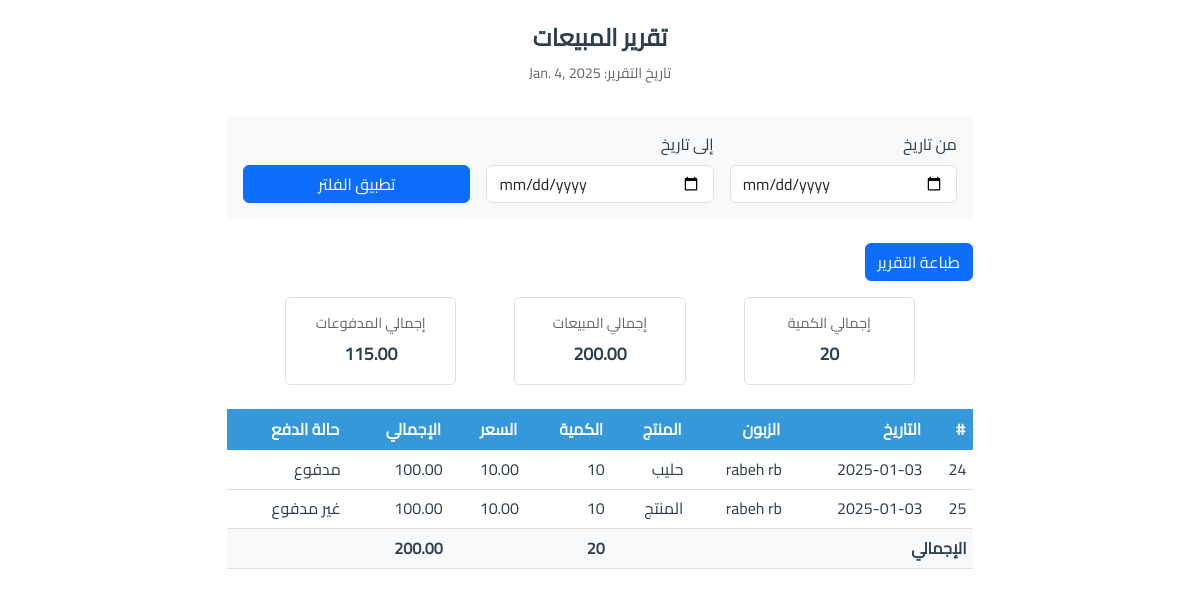
The app's page /sales-report/, older data.
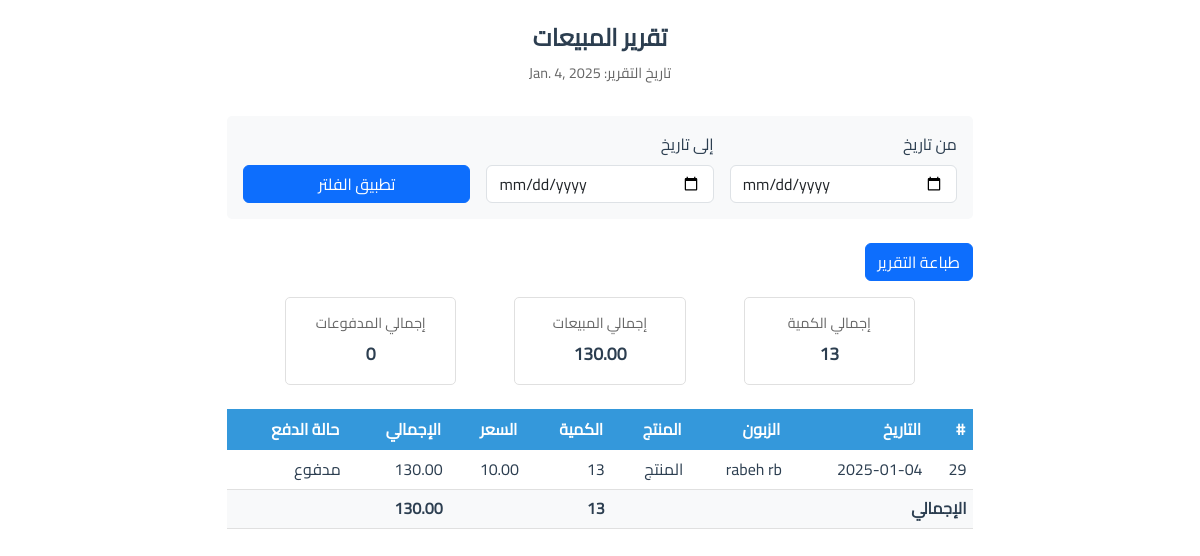
The same page, newer data.
### sales_app/models.py (models this page shows, shortened)
class Invoice(models.Model):
    PAYMENT_STATUS = (
        ('pending', 'معلق'),
        ('partial', 'مدفوع جزئياً'),
        ('paid', 'مدفوع بالكامل'),
    )
    customer = models.ForeignKey(
        Customer,
        on_delete=models.PROTECT,  # Prevent deleting customers with invoices
        verbose_name="الزبون"
    )
    date = models.DateTimeField(default=timezone.now, verbose_name="تاريخ الفاتورة")
    status = models.CharField(
        max_length=10,
        choices=PAYMENT_STATUS,
        default='pending',
        verbose_name="حالة الدفع"
    )
    tax_exempt = models.BooleanField(default=False, verbose_name="معفى من الضريبة")
    notes = models.TextField(blank=True, null=True, verbose_name="ملاحظات")
    class Meta:
        verbose_name = "فاتورة"
        verbose_name_plural = "الفواتير"
        ordering = ['-date']
    def get_total(self):
        if self.tax_exempt:
            return Decimal('0.00')
        subtotal = sum(item.get_subtotal() for item in self.items.all())
        if not self.tax_exempt:
            settings = Settings.objects.first()
            if settings and settings.tax_rate:
                tax_amount = subtotal * (settings.tax_rate / 100)
                return subtotal + tax_amount
        return subtotal

class Customer(models.Model):
    name = models.CharField(max_length=255, verbose_name="اسم الزبون")
    email = models.EmailField(blank=True, null=True, verbose_name="البريد الإلكتروني")
    phone = models.CharField(max_length=20, blank=True, null=True, verbose_name="رقم الهاتف")
    created_at = models.DateTimeField(default=timezone.now, verbose_name="تاريخ الإضافة")
    class Meta:
        verbose_name = "زبون"
        verbose_name_plural = "الزبائن"
        ordering = ['-created_at']

class Product(models.Model):
    name = models.CharField(max_length=100, verbose_name="اسم المنتج")
    description = models.TextField(blank=True, null=True, verbose_name="وصف المنتج")
    purchase_price = models.DecimalField(max_digits=10, decimal_places=2, default=0, verbose_name="سعر الشراء")
    selling_price = models.DecimalField(max_digits=10, decimal_places=2, default=0, verbose_name="سعر البيع")
    quantity = models.IntegerField(default=0, verbose_name="الكمية")
    created_at = models.DateTimeField(auto_now_add=True, verbose_name="تاريخ الإضافة")
    updated_at = models.DateTimeField(auto_now=True, verbose_name="تاريخ التحديث")
    class Meta:
        verbose_name = "المنتج"
        verbose_name_plural = "المنتجات"
        ordering = ['name']

class InvoiceItem(models.Model):
    invoice = models.ForeignKey(
        Invoice,
        on_delete=models.CASCADE,
        related_name='items',
        verbose_name="الفاتورة"
    )
    product = models.ForeignKey(
        Product,
        on_delete=models.PROTECT,  # Prevent deleting products that are in invoices
        verbose_name="المنتج"
    )
    quantity = models.IntegerField(
        validators=[MinValueValidator(1)],
        verbose_name="الكمية"
    )
    price = models.DecimalField(
        max_digits=10,
        decimal_places=2,
        validators=[MinValueValidator(Decimal('0.01'))],
        verbose_name="السعر"
    )
    class Meta:
        verbose_name = "عنصر الفاتورة"
        verbose_name_plural = "عناصر الفاتورة"
    def get_subtotal(self):
        return self.quantity * self.price

### sales_app/views.py (the view)
# urls.py: path('sales-report/', views.sales_report, name='sales_report'),
def sales_report(request):
    start_date = request.GET.get('start_date')
    end_date = request.GET.get('end_date')
    invoices = Invoice.objects.all().order_by('-date')
    if start_date:
        invoices = invoices.filter(date__gte=start_date)
    if end_date:
        invoices = invoices.filter(date__lte=end_date)
    sales_data = []
    total_quantity = 0
    total_sales = 0
    total_payments = 0
    for invoice in invoices:
        invoice_payments = sum(payment.amount for payment in invoice.payments.all())
        invoice_total = invoice.get_total()
        payment_status = 'مدفوع' if invoice_payments >= invoice_total else 'غير مدفوع'
        for item in invoice.items.all():
            sales_data.append({
                'invoice_number': invoice.id,
                'date': invoice.date,
                'customer': invoice.customer.name,
                'product': item.product.name,
                'quantity': item.quantity,
                'price': item.price,
                'total': item.quantity * item.price,
                'payment_status': payment_status
            })
            total_quantity += item.quantity
            total_sales += item.quantity * item.price
        total_payments += invoice_payments
    paginator = Paginator(sales_data, 20)
    page = request.GET.get('page')
    try:
        sales = paginator.page(page)
    except PageNotAnInteger:
        sales = paginator.page(1)
    except EmptyPage:
        sales = paginator.page(paginator.num_pages)
    context = {
        'sales': sales,
        'total_sales': total_sales,
        'total_payments': total_payments,
        'total_due': total_sales - total_payments,
        'total_quantity': total_quantity,
        'start_date': start_date,
        'end_date': end_date,
        'report_date': timezone.now().date(),
    }
    return render(request, 'sales_app/sales_report.html', context)

### sales_app/templates/sales_app/sales_report.html (shortened to what this page needs)
{% extends 'sales_app/base_print.html' %}
{% load static %}
{% block content %}
<div class="report-container">
    <div class="report-header">
        <h1 class="report-title">تقرير المبيعات</h1>
        <p class="report-date">تاريخ التقرير: {{ report_date }}</p>
    </div>
    <div class="no-print filter-form">
        <form method="get" class="row g-3 align-items-end">
            <div class="col-md-4">
                <label for="start_date" class="form-label">من تاريخ</label>
                <input type="date" class="form-control" id="start_date" name="start_date" value="{{ start_date }}">
            </div>
            <div class="col-md-4">
                <label for="end_date" class="form-label">إلى تاريخ</label>
                <input type="date" class="form-control" id="end_date" name="end_date" value="{{ end_date }}">
            </div>
            <div class="col-md-4">
                <button type="submit" class="btn btn-primary w-100">تطبيق الفلتر</button>
            </div>
        </form>
    </div>
    <div class="no-print mb-3">
        <button onclick="window.print()" class="btn btn-primary">
            طباعة التقرير
        </button>
    </div>
    <div class="summary-cards">
        <div class="summary-card">
            <h5>إجمالي الكمية</h5>
            <p>{{ total_quantity }}</p>
        </div>
        <div class="summary-card">
            <h5>إجمالي المبيعات</h5>
            <p>{{ total_sales }}</p>
        </div>
        <div class="summary-card">
            <h5>إجمالي المدفوعات</h5>
            <p>{{ total_payments }}</p>
        </div>
    </div>
    <table class="items-table">
        <thead>
            <tr>
                <th>#</th>
                <th>التاريخ</th>
                <th>الزبون</th>
                <th>المنتج</th>
                <th>الكمية</th>
                <th>السعر</th>
                <th>الإجمالي</th>
                <th>حالة الدفع</th>
            </tr>
        </thead>
        <tbody>
            {% for sale in sales %}
            <tr>
                <td>{{ sale.invoice_number }}</td>
                <td>{{ sale.date|date:"Y-m-d" }}</td>
                <td>{{ sale.customer }}</td>
                <td>{{ sale.product }}</td>
                <td>{{ sale.quantity }}</td>
                <td>{{ sale.price }}</td>
                <td>{{ sale.total }}</td>
                <td>{{ sale.payment_status }}</td>
            </tr>
            {% endfor %}
        </tbody>
        <tfoot>
            <tr>
                <td colspan="4" class="text-start">الإجمالي</td>
                <td>{{ total_quantity }}</td>
                <td></td>
                <td>{{ total_sales }}</td>
                <td></td>
            </tr>
        </tfoot>
    </table>
</div>
{% endblock %}

Row changes from the older to the newer data that the page shows:
removed Invoice: date "2025-01-03"
no longer on this page (row edited): Product: product "حليب"
removed Invoice: date "2025-01-03"
removed InvoiceItem: price "10.00"
added Invoice: date "2025-01-04"
Text that changed along with them:
{{ total_quantity }}: "20" → "13"
{{ total_sales }}: "200.00" → "130.00"
{{ total_payments }}: "115.00" → "0"
new list line: "29 13 130.00 مدفوع"
new list line: "rabeh rb"
new list line: "المنتج"
list line gone: "24 10 100.00 مدفوع"
list line gone: "rabeh rb"
list line gone: "25 10 100.00 غير مدفوع"
list line gone: "المنتج"
